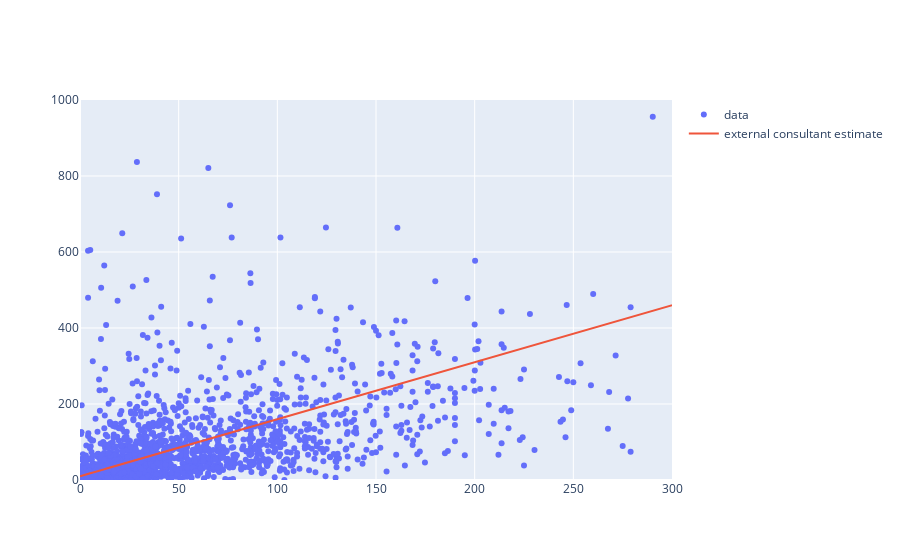

Notebook source saved alongside this figure:
### Code cell
from plotly.offline import iplot, init_notebook_mode
init_notebook_mode(connected=True)

from graph import trace_values, m_b_trace, plot

plot([revenues_per_budgets_trace, consultant_estimated_revenues_trace], revenues_layout)

### Figure 1 — Plotly figure (JSON) as saved in the notebook; plotly's stock layout.template omitted (floating-point values rounded to 4 significant figures; data arrays with more than 128 entries replaced by an {"elided": "..."} marker saying what was removed)
{"data": [{"mode": "markers", "name": "data", "text": {"elided": "1776 str values"}, "type": "scatter", "x": {"elided": "1776 float values"}, "y": {"elided": "1776 float values"}}, {"mode": "lines", "name": "external consultant estimate", "text": [], "type": "scatter", "x": {"elided": "1776 float values"}, "y": {"elided": "1776 float values"}}], "layout": {"xaxis": {"range": [0, 300]}, "yaxis": {"range": [0, 1000]}}}
